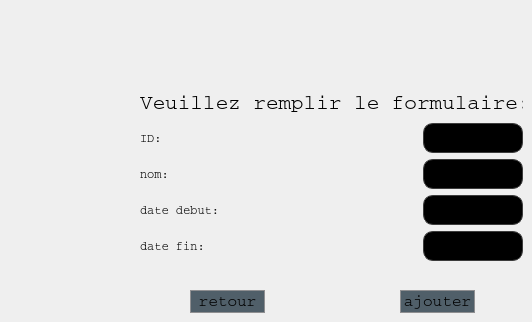
    <widget class="QWidget" name="page_2">
     <widget class="QPushButton" name="pushButton_5">
      <property name="geometry">
       <rect>
        <x>400</x>
        <y>290</y>
        <width>75</width>
        <height>23</height>
       </rect>
      </property>
      <property name="styleSheet">
       <string notr="true">QPushButton {
border: 1px solid #8f8f91;
border-radius: 15px;
background-color: #505F69;
font-family: Courier;
font-size: 16px;
}

QPushButton:hover {
border: 4px solid #8f8f91;
font-weight: bold;
font-size: 18px;
}

</string>
      </property>
      <property name="text">
       <string>ajouter</string>
      </property>
     </widget>
     <widget class="QWidget" name="layoutWidget">
      <property name="geometry">
       <rect>
        <x>140</x>
        <y>90</y>
        <width>383</width>
        <height>171</height>
       </rect>
      </property>
      <layout class="QGridLayout" name="gridLayout_2">
       <item row="3" column="0">
        <widget class="QLabel" name="label_5">
         <property name="styleSheet">
          <string notr="true">font-family: Courier;
background: transparent;</string>
         </property>
         <property name="text">
          <string>date debut:</string>
         </property>
        </widget>
       </item>
       <item row="2" column="0">
        <widget class="QLabel" name="label_4">
         <property name="styleSheet">
          <string notr="true">font-family: Courier;
background: transparent;</string>
         </property>
         <property name="text">
          <string>nom:</string>
         </property>
        </widget>
       </item>
       <item row="0" column="0" colspan="2">
        <widget class="QLabel" name="label_2">
         <property name="font">
          <font>
           <family>Courier</family>
           <pointsize>16</pointsize>
          </font>
         </property>
         <property name="styleSheet">
          <string notr="true">font-family: Courier;
background: transparent;</string>
         </property>
         <property name="text">
          <string>&lt;html&gt;&lt;head/&gt;&lt;body&gt;&lt;p align=&quot;center&quot;&gt;Veuillez remplir le formulaire:&lt;/p&gt;&lt;/body&gt;&lt;/html&gt;</string>
         </property>
        </widget>
       </item>
       <item row="3" column="1">
        <widget class="QLineEdit" name="dated_ajout">
         <property name="minimumSize">
          <size>
           <width>0</width>
           <height>30</height>
          </size>
         </property>
         <property name="maximumSize">
          <size>
           <width>100</width>
           <height>80</height>
          </size>
         </property>
         <property name="styleSheet">
          <string notr="true">

    color: rgb(60, 60, 60);
    background-color: rgb(0, 0, 0);
    border: 1px solid rgb(60, 60, 60);
    border-radius: 10px;</string>
         </property>
        </widget>
       </item>
       <item row="4" column="0">
        <widget class="QLabel" name="label_6">
         <property name="styleSheet">
          <string notr="true">font-family: Courier;
background: transparent;</string>
         </property>
         <property name="text">
          <string>date fin:</string>
         </property>
        </widget>
       </item>
       <item row="1" column="1">
        <widget class="QLineEdit" name="id_ajout">
         <property name="minimumSize">
          <size>
           <width>0</width>
           <height>30</height>
          </size>
         </property>
         <property name="maximumSize">
          <size>
           <width>100</width>
           <height>80</height>
          </size>
         </property>
         <property name="styleSheet">
          <string notr="true">

    color: rgb(60, 60, 60);
    background-color: rgb(0, 0, 0);
    border: 1px solid rgb(60, 60, 60);
    border-radius: 10px;</string>
         </property>
        </widget>
       </item>
       <item row="4" column="1">
        <widget class="QLineEdit" name="datef_ajout">
         <property name="minimumSize">
          <size>
           <width>0</width>
           <height>30</height>
          </size>
         </property>
         <property name="maximumSize">
          <size>
           <width>100</width>
           <height>80</height>
          </size>
         </property>
         <property name="styleSheet">
          <string notr="true">

    color: rgb(60, 60, 60);
    background-color: rgb(0, 0, 0);
    border: 1px solid rgb(60, 60, 60);
    border-radius: 10px;</string>
         </property>
        </widget>
       </item>
       <item row="1" column="0">
        <widget class="QLabel" name="label_3">
         <property name="styleSheet">
          <string notr="true">font-family: Courier;
background: transparent;</string>
         </property>
         <property name="text">
          <string>ID:</string>
         </property>
        </widget>
       </item>
       <item row="2" column="1">
        <widget class="QLineEdit" name="nom_ajout">
         <property name="minimumSize">
          <size>
           <width>0</width>
           <height>30</height>
          </size>
         </property>
         <property name="maximumSize">
          <size>
           <width>100</width>
           <height>80</height>
          </size>
         </property>
         <property name="styleSheet">
          <string notr="true">

    color: rgb(60, 60, 60);
    background-color: rgb(0, 0, 0);
    border: 1px solid rgb(60, 60, 60);
    border-radius: 10px;</string>
         </property>
        </widget>
       </item>
      </layout>
     </widget>
     <widget class="QPushButton" name="retour4_3">
      <property name="geometry">
       <rect>
        <x>190</x>
        <y>290</y>
        <width>75</width>
        <height>23</height>
       </rect>
      </property>
      <property name="styleSheet">
       <string notr="true">QPushButton {
border: 1px solid #8f8f91;
border-radius: 15px;
background-color: #505F69;
font-family: Courier;
font-size: 16px;
}

QPushButton:hover {
border: 4px solid #8f8f91;
font-weight: bold;
font-size: 18px;
}

</string>
      </property>
      <property name="text">
       <string>retour</string>
      </property>
     </widget>
    </widget>
